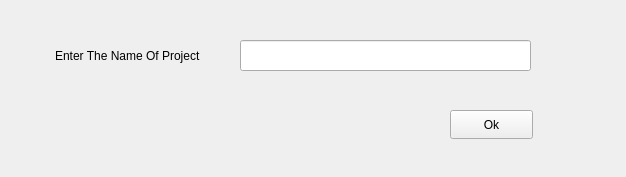
<?xml version="1.0" encoding="UTF-8"?>
<ui version="4.0">
 <class>addProject</class>
 <widget class="QWidget" name="addProject">
  <property name="geometry">
   <rect>
    <x>0</x>
    <y>0</y>
    <width>626</width>
    <height>177</height>
   </rect>
  </property>
  <property name="windowTitle">
   <string>Form</string>
  </property>
  <widget class="QLabel" name="label">
   <property name="geometry">
    <rect>
     <x>55</x>
     <y>30</y>
     <width>231</width>
     <height>51</height>
    </rect>
   </property>
   <property name="styleSheet">
    <string notr="true">font: 700 9pt &quot;Segoe UI&quot;;</string>
   </property>
   <property name="text">
    <string>Enter The Name Of Project</string>
   </property>
  </widget>
  <widget class="QPushButton" name="pushButton_ok">
   <property name="geometry">
    <rect>
     <x>450</x>
     <y>110</y>
     <width>83</width>
     <height>29</height>
    </rect>
   </property>
   <property name="text">
    <string>Ok</string>
   </property>
  </widget>
  <widget class="QLineEdit" name="lineEdit_nameorg">
   <property name="geometry">
    <rect>
     <x>240</x>
     <y>40</y>
     <width>291</width>
     <height>31</height>
    </rect>
   </property>
  </widget>
 </widget>
 <resources/>
 <connections/>
</ui>
